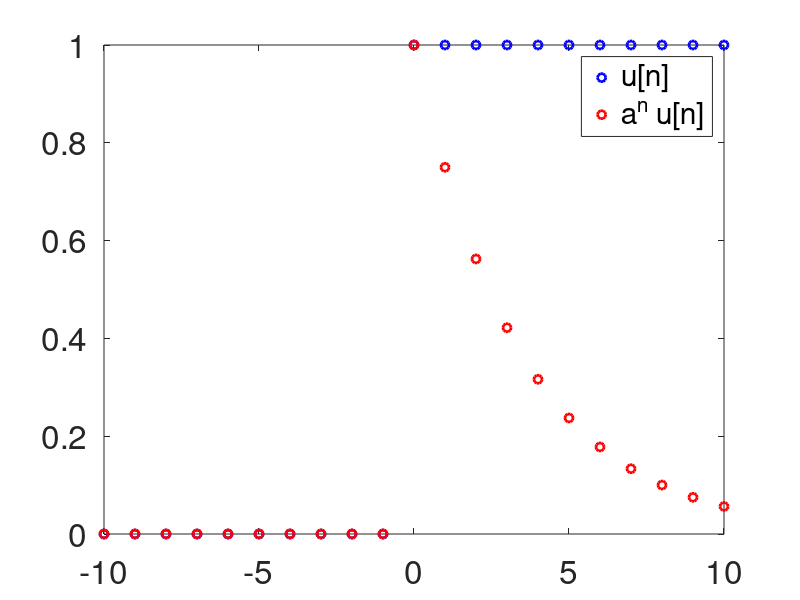
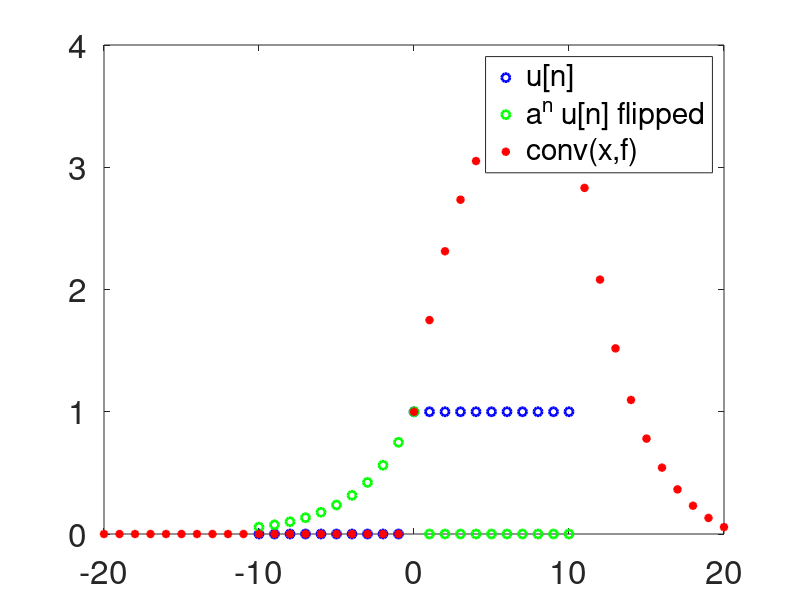
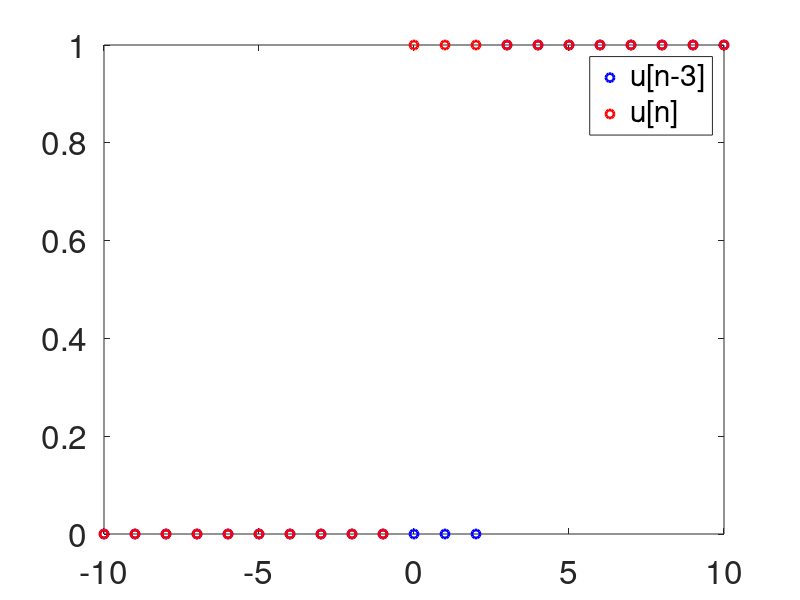
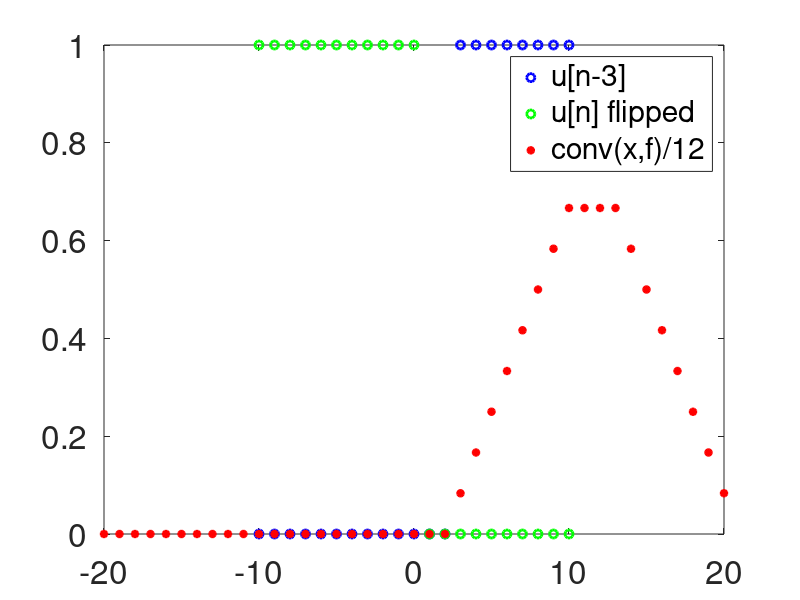

Write the MATLAB code that produced these figures, in order.
clc
clear
close all

u = @(n) 1.0*(n>=0);
d = @(n) 1.0*(n==0);
n = -10:10;
m = -20:20;
a = .75;
f = @(n) a.^n.*u(n);

h = conv(u(n), f(n));

h1 = figure;
hold on;
box on;
plot(n, u(n), 'bo', 'LineWidth', 2)
plot(n, f(n), 'ro', 'LineWidth', 2)
legend({'u[n]', 'a^n u[n]'})
set(gca, 'fontsize', 24)

h2 = figure;
hold on;
box on;
plot(n, u(n), 'bo', 'LineWidth', 2)
plot(n, f(-n), 'go', 'LineWidth', 2)
plot(m, h, 'r*', 'LineWidth', 2)
legend({'u[n]', 'a^n u[n] flipped','conv(x,f)'},'Location','best')
set(gca, 'fontsize', 24)

saveas(h1,'eps/conv_00.eps','eps2c')
saveas(h2,'eps/conv_01.eps','eps2c')


d = 3;
h = conv(u(n), u(n-d));

h3 = figure;
hold on;
box on;
plot(n, u(n-d), 'bo', 'LineWidth', 2)
plot(n, u(n), 'ro', 'LineWidth', 2)
legend({'u[n-3]', 'u[n]'})
set(gca, 'fontsize', 24)

h4 = figure;
hold on;
box on;
plot(n, u(n-d), 'bo', 'LineWidth', 2)
plot(n, u(-n), 'go', 'LineWidth', 2)
plot(m, h/12, 'r*', 'LineWidth', 2)
legend({'u[n-3]', 'u[n] flipped','conv(x,f)/12'},'Location','best')
set(gca, 'fontsize', 24)

saveas(h3,'eps/conv_02.eps','eps2c')
saveas(h4,'eps/conv_03.eps','eps2c')
